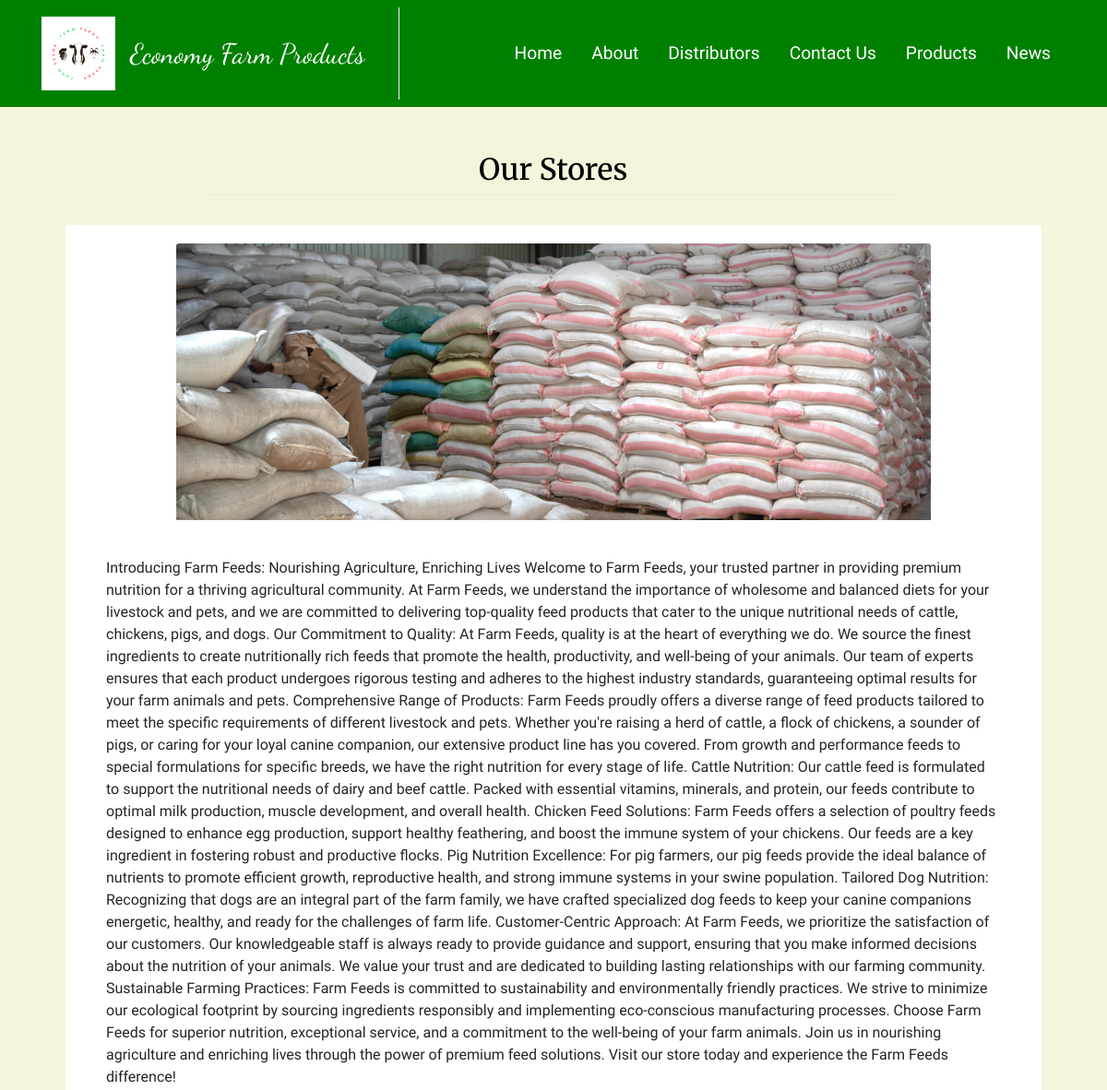
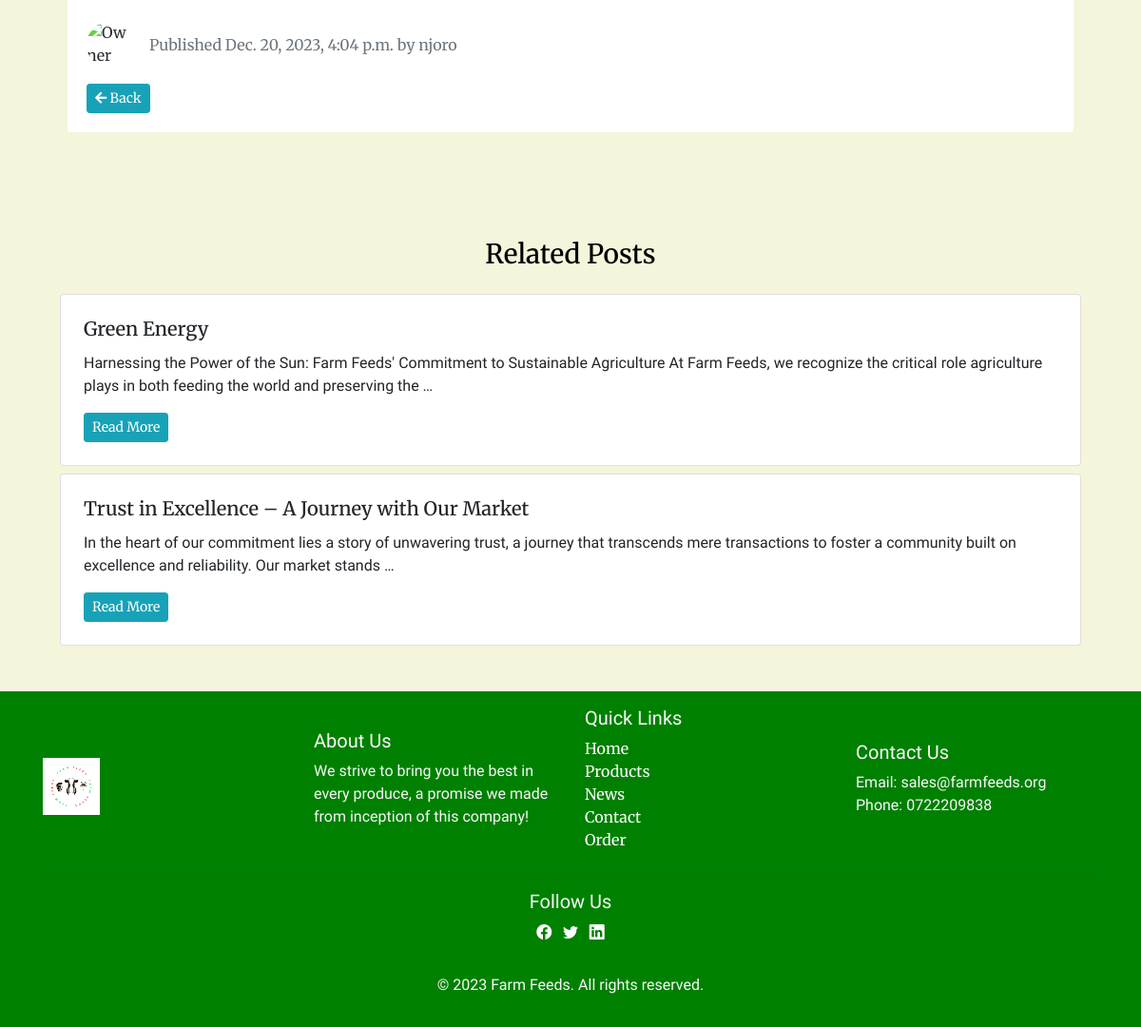
The app's page /blog/2023/12/20/our-stores/ with its own data (2 pictures, top to bottom).
### blog/models.py (models this page shows, shortened)
class Post(models.Model):
    STATUS_CHOICES = (
    ('draft', 'Draft'),
    ('published', 'Published'),
)
    image = models.ImageField(upload_to='blogspics/%y/%m/%d', blank=True)
    title = models.CharField(max_length=250)
    slug = models.SlugField(max_length=250,unique_for_date='publish')
    author = models.ForeignKey(User,on_delete=models.CASCADE,related_name='blog_posts')
    body = models.TextField()
    publish = models.DateTimeField(default=timezone.now)
    created = models.DateTimeField(auto_now_add=True)
    updated = models.DateTimeField(auto_now=True)
    status = models.CharField(max_length=10,choices=STATUS_CHOICES,default='draft')
    video = models.FileField(upload_to='blog_videos/', null=True, blank=True)
    class Meta:
        ordering = ('-publish',)
    def get_absolute_url(self):
        return reverse('blog:post_detail',args=[self.publish.year,self.publish.month,self.publish.day, self.slug])

### blog/views.py (the view)
# urls.py: path('<int:year>/<int:month>/<int:day>/<slug:post>/',views.post_detail,name='post_detail'),
def post_detail(request, year, month, day, post):
    post = get_object_or_404(Post, slug=post, status='published',
                             publish__year=year, publish__month=month, publish__day=day)
    '''get all post excpt the current post'''
    related_posts = Post.objects.all().exclude(id=post.id)[:4]
    return render(request, 'blog/post/detail.html', {'post': post, 'related_posts': related_posts})

### blog/templates/blog/post/detail.html (shortened to what this page needs)
{% extends 'shop/base.html' %}
{% block content %}
  <div class="container-fluid py-4 py-xl-5" style="border-radius: 10px; padding: 2rem;">
    <div class="row">
      <div class="col-md-10 col-lg-8 mx-auto text-center">
        <h2 class="animate__animated animate__bounce" style="font-family: 'Merriweather', serif; font-size: 2rem;">{{ post.title }}</h2>
        <hr class="my-2" />
      </div>
    </div>
    <div class="row row-cols-1 row-cols-md-2 row-cols-xl-3 m-2">
      <div class="col">
        {% if post.image %}
          <div class="card m-3 border-0">
            <div class="card-body">
              <div class="text-center col-lg-10 mx-auto" style="border-radius: 10px; overflow: hidden;">
                <img class="card-img-top d-block mx-auto mb-3 fit-cover" style="max-height: 300px; width: 100%; object-fit: cover;" src="{{ post.image.url }}" alt="{{ post.title }}" />
              </div>
              <p class="card-text m-4" style="font-family: 'Arapey', serif; font-size: 1rem;">{{ post.body }}</p>
              <div class="d-flex align-items-center">
                <img class="rounded-circle me-3" width="50" height="50" src="https://cdn.bootstrapstudio.io/placeholders/1400x800.png" style="object-fit: cover;" alt="Owner Image" />
                <div>
                  <p class="text-muted mb-0">Published {{ post.publish }} by {{ post.author }}</p>
                </div>
              </div>
              <a class="btn btn-info btn-sm mt-3" href="{% url 'blog:post_list' %}"><i class="fas fa-arrow-left"></i> Back</a>
            </div>
          </div>
        {% endif %}
      </div>
    </div>
  </div>
  <div class="row row-cols-1 row-cols-md-2 row-cols-xl-3 m-2" style="padding: 2rem;">
    <div class="col">
      <h3 class="mb-4 text-center" style="font-family: 'Merriweather', serif;">Related Posts</h3>
      {% for related_post in related_posts %}
        <div class="card m-2">
          <div class="card-body p-4">
            <h5 class="card-title" style="font-family: 'Merriweather', serif;">{{ related_post.title }}</h5>
            <p class="card-text" style="font-family: 'Arapey', serif; font-size: 1rem;">{{ related_post.body|truncatewords:30 }}</p>
            <a href="{{ related_post.get_absolute_url }}" class="btn btn-info btn-sm" style="font-family: 'Merriweather', serif;">Read More</a>
          </div>
        </div>
      {% endfor %}
    </div>
  </div>
{% endblock %}

### shop/static/css/base.css (style rules this page uses)
body { margin: 0; padding: 0; }
h1, h2, h3, h4, h5, h6 { font-family: "Ubuntu", sans-serif; font-weight: normal; }
a { text-decoration: none; color: #5993bb; }
img { filter: brightness(120%); box-shadow: none; }

### shop/static/css/main.css (style rules this page uses)
body { font-family: Arial, sans-serif; }

### records on screen
Post: title "Our Stores", image (picture), body "Introducing Farm Feeds: Nourishing Agriculture, Enriching Lives Welcome to Farm Feeds, your trusted partner in providing premium nutrition for a thriving agricultural community. At Farm Feeds, we understand the importance of wholesome and balanced diets for your livestock and pets, and we are committed to delivering top-quality feed products that cater to the unique nutritional needs of cattle, chickens, pigs, and dogs. Our Commitment to Quality: At Farm Feeds, quality is at the heart of everything we do. We source the finest ingredients to create nutritionally rich feeds that promote the health, productivity, and well-being of your animals. Our team of experts ensures that each product…", publish "Dec. 20, 2023, 4:04 p.m.", author "njoro"
Post: title "Green Energy", body "Harnessing the Power of the Sun: Farm Feeds' Commitment to Sustainable Agriculture At Farm Feeds, we recognize the critical role agriculture plays in both feeding the world and preserving the …"
Post: title "Trust in Excellence – A Journey with Our Market", body "In the heart of our commitment lies a story of unwavering trust, a journey that transcends mere transactions to foster a community built on excellence and reliability. Our market stands …"
